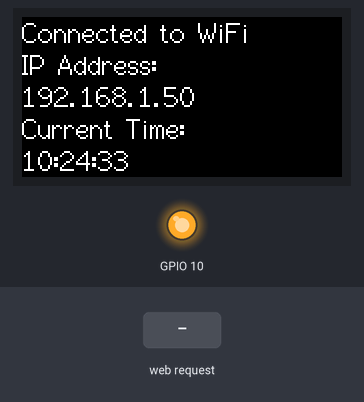
Recording of a program running on a simulated ESP32. Parts: 160×80 colour display, output pins drawn as LEDs (lit = HIGH). The test bench sets the inputs (shaded band). WiFi joins after 1.5 s; servers stay silent unless stated; network time is answered at once with the bench clock; the local clock reads 2024-03-15 10:24:30 at power-on unless the program sets it; what the program prints to the serial monitor is not drawn.

Above: at 3.4 s.
3.5 s: HTTP request GET /red received
At 4.2 s:
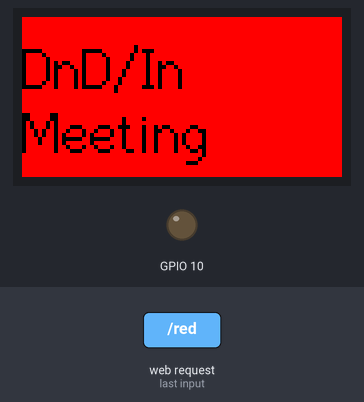
5.0 s: HTTP request GET /green received
At 5.4 s:
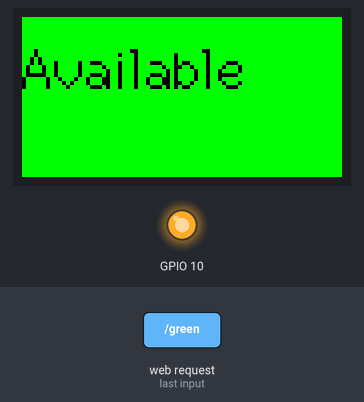
6.5 s: HTTP request GET /blue received
At 7.7 s:
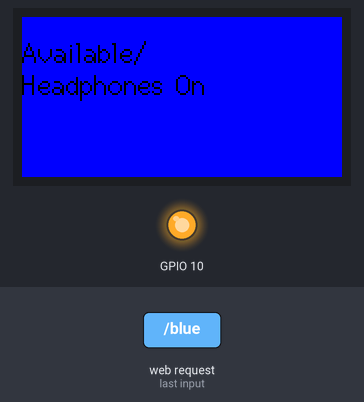
8.0 s: HTTP request GET /orange received
At 8.7 s:
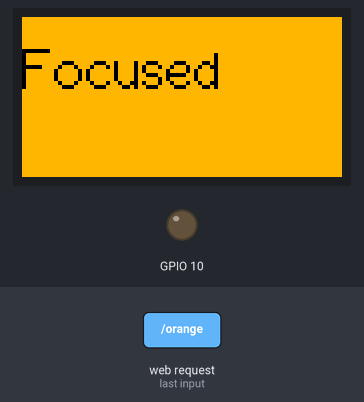
9.5 s: HTTP request GET /purple received
At 9.8 s:
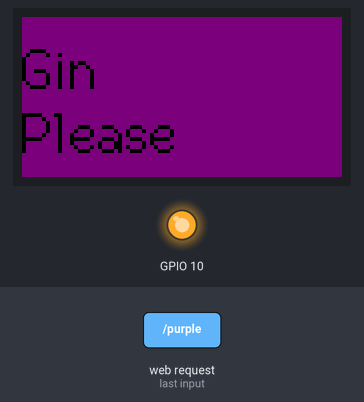
11.0 s: HTTP request GET /chase received
At 25.6 s:
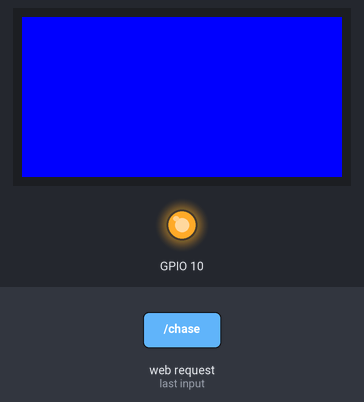
Timing chart, 0 to 26.0 s (numbered marks = the images above; inputs shaded):
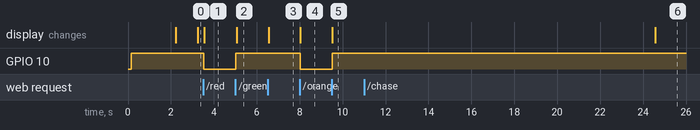

Measured:
- after the input at 3.5 s, GPIO 10: HIGH → LOW at once; the display: changes after 0.06 s (image 1)
- after the input at 5.0 s, GPIO 10: LOW → HIGH at once; the display: changes after 0.06 s (image 2)
- after the input at 6.5 s, the display: changes after 0.06 s (image 3)
- after the input at 8.0 s, GPIO 10: HIGH → LOW at once; the display: changes at once (image 4)
- after the input at 9.5 s, GPIO 10: LOW → HIGH at once; the display: changes at once (image 5)
- after the input at 11.0 s, the display: changes after 13.6 s (image 6)

The program:

main.cpp
```cpp
#include <M5StickC.h>
#include <WiFi.h>
#include <ESPAsyncWebServer.h>
#include <NTPClient.h>
#include <WiFiUdp.h>
#include <TimeLib.h>
#include "WiFiCredentials.h" // Include the Wi-Fi credentials header

// NTP server and timezone
const char* ntpServer = "au.pool.ntp.org";
const long gmtOffset_sec = 36000; // GMT+10 for Melbourne/Australia
const int daylightOffset_sec = 3600; // Daylight saving time offset

// Create an AsyncWebServer object on port 80
AsyncWebServer server(80);

// NTP client setup
WiFiUDP ntpUDP;
NTPClient timeClient(ntpUDP, ntpServer, gmtOffset_sec, 60000);

bool screenOff = false;
unsigned long lastDisplayUpdate = 0;
bool showClock = true;

void displayTimeAndWiFi() {
    M5.Lcd.fillScreen(BLACK);
    M5.Lcd.setCursor(0, 0);
    M5.Lcd.println("Connected to WiFi");
    M5.Lcd.println("IP Address:");
    M5.Lcd.println(WiFi.localIP().toString());

    String currentTime = String(hour()) + ":" + String(minute()) + ":" + String(second());
    M5.Lcd.println("Current Time:");
    M5.Lcd.println(currentTime);
}

void displayStatus(const char* status1, const char* status2 = "", int textSize = 2) {
    M5.Lcd.setCursor(0, 10); // Adjust cursor position to the top
    M5.Lcd.setTextColor(BLACK); // Set text color to black for better contrast
    M5.Lcd.setTextSize(textSize); // Set text size
    M5.Lcd.printf("%s\n%s", status1, status2);
}

void setup() {
    // Initialize M5StickC
    M5.begin();
    M5.Lcd.setRotation(3);
    M5.Lcd.setTextFont(2);

    // Initialize the LED pin
    pinMode(10, OUTPUT);
    digitalWrite(10, HIGH); // Turn off LED

    // Connect to Wi-Fi
    WiFi.begin(ssid, password);
    while (WiFi.status() != WL_CONNECTED) {
        delay(1000);
        Serial.println("Connecting to WiFi...");
    }
    Serial.println("Connected to WiFi");

    // Start NTP client
    timeClient.begin();
    while (!timeClient.update()) {
        timeClient.forceUpdate();
    }

    // Get the current time
    unsigned long epochTime = timeClient.getEpochTime();
    setTime(epochTime);

    // Print IP Address and time
    displayTimeAndWiFi();

    // Define webhooks
    server.on("/red", HTTP_GET, [](AsyncWebServerRequest *request){
        M5.Axp.SetLDO2(true); // Turn the screen back on
        screenOff = false;
        M5.Lcd.fillScreen(RED);
        displayStatus("DnD/In", "Meeting");
        digitalWrite(10, LOW); // Turn on the LED
        showClock = false;
        request->send(200, "text/plain", "Red light on");
    });

    server.on("/green", HTTP_GET, [](AsyncWebServerRequest *request){
        M5.Axp.SetLDO2(true); // Turn the screen back on
        screenOff = false;
        M5.Lcd.fillScreen(GREEN);
        displayStatus("Available");
        digitalWrite(10, HIGH); // Turn off the LED
        showClock = false;
        request->send(200, "text/plain", "Green light on");
    });

    server.on("/blue", HTTP_GET, [](AsyncWebServerRequest *request){
        M5.Axp.SetLDO2(true); // Turn the screen back on
        screenOff = false;
        M5.Lcd.fillScreen(BLUE);
        displayStatus("Available/", "Headphones On", 1); // Smaller text size
        digitalWrite(10, HIGH); // Turn off the LED
        showClock = false;
        request->send(200, "text/plain", "Blue light on");
    });

    server.on("/orange", HTTP_GET, [](AsyncWebServerRequest *request){
        M5.Axp.SetLDO2(true); // Turn the screen back on
        screenOff = false;
        M5.Lcd.fillScreen(TFT_ORANGE);
        displayStatus("Focused");
        digitalWrite(10, LOW); // Turn on the LED
        showClock = false;
        request->send(200, "text/plain", "Orange light on");
    });

    server.on("/purple", HTTP_GET, [](AsyncWebServerRequest *request){
        M5.Axp.SetLDO2(true); // Turn the screen back on
        screenOff = false;
        M5.Lcd.fillScreen(TFT_PURPLE);
        displayStatus("Gin", "Please");
        digitalWrite(10, HIGH); // Turn off the LED
        showClock = false;
        request->send(200, "text/plain", "Purple light on");
    });

    server.on("/chase", HTTP_GET, [](AsyncWebServerRequest *request){
        M5.Axp.SetLDO2(true); // Turn the screen back on
        screenOff = false;
        showClock = false;
        for (int i = 0; i < 255; i++) {
            M5.Lcd.fillScreen(M5.Lcd.color565(i, 0, 255 - i));
            delay(5);
        }
        for (int i = 0; i < 255; i++) {
            M5.Lcd.fillScreen(M5.Lcd.color565(255 - i, i, 0));
            delay(5);
        }
        for (int i = 0; i < 255; i++) {
            M5.Lcd.fillScreen(M5.Lcd.color565(0, 255 - i, i));
            delay(5);
        }
        request->send(200, "text/plain", "RGB chase effect");
    });

    server.on("/black", HTTP_GET, [](AsyncWebServerRequest *request){
        M5.Axp.SetLDO2(false); // Turn off screen
        digitalWrite(10, HIGH); // Turn off the LED
        screenOff = true;
        showClock = false;
        request->send(200, "text/plain", "Screen off");
    });

    server.begin();
}

void loop() {
    // Update the NTP client
    timeClient.update();

    // Get the current time
    unsigned long epochTime = timeClient.getEpochTime();
    setTime(epochTime);

    // Update display every second if showClock is true
    if (showClock && (millis() - lastDisplayUpdate >= 1000)) {
        displayTimeAndWiFi();
        lastDisplayUpdate = millis();
    }

    // Check if it's 18:00
    if (hour() == 18 && minute() == 0 && !screenOff) {
        M5.Axp.SetLDO2(false); // Turn off screen
        screenOff = true;
    }

    // Reset screenOff flag at 9:00
    if (hour() == 9 && minute() == 0) {
        screenOff = false;
    }

    delay(100); // Short delay to allow other tasks to run
}
```

WiFiCredentials.h
```cpp
#ifndef WIFI_CREDENTIALS_H
#define WIFI_CREDENTIALS_H

const char* ssid = "SSIDHERE";
const char* password = "PASSWORD";

#endif // WIFI_CREDENTIALS_H
```
